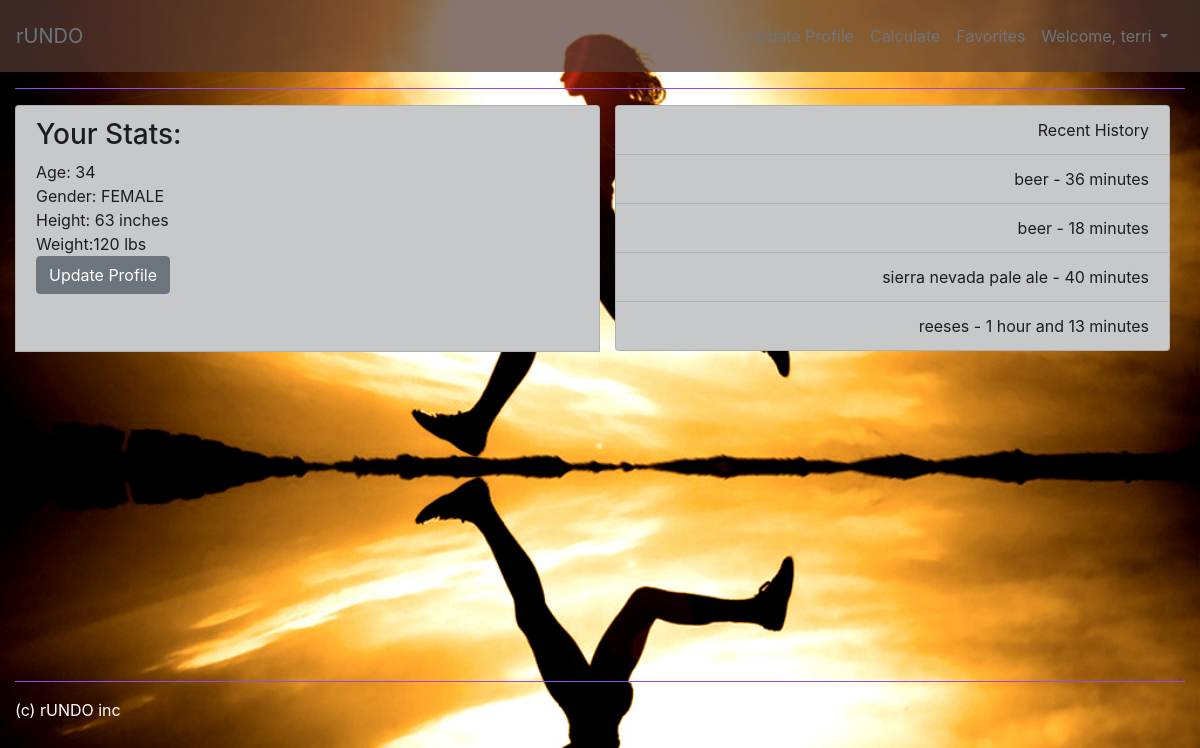
Before: /profile/ (signed in) with the older database file.
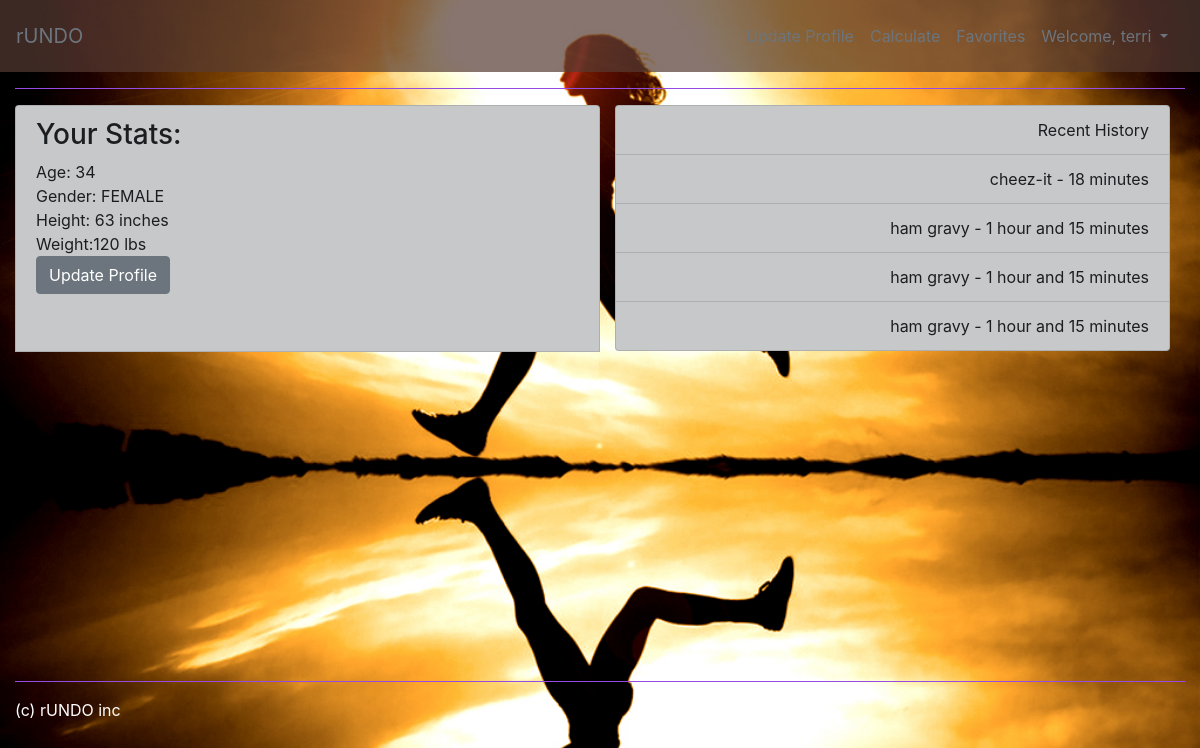
After: the same page with the newer database file.
### RunDoApp/models.py (models this page shows, shortened)
class FoodData(models.Model):
        food_name = models.CharField(max_length=100)
        serving_size = models.FloatField()                 #'3' oz, '5' cup, etc.
        serving_units = models.CharField(max_length=30)       #tbsp, oz, cup, etc
        serving_calories = models.FloatField()
        user_servings = models.FloatField()           #how much user ate
        total_calories = models.FloatField()
        user = models.ForeignKey(User)
        timestamp = models.DateTimeField(default=timezone.now)
        exerciseCapacity = models.ForeignKey(ExerciseCapacity, on_delete=models.CASCADE)
        time_to_run = models.FloatField()
        def __str__(self):
            return self.food_name + " " + str(self.total_calories)
        def get_readable_time(self):
            time_hours = self.time_to_run
            minutes = round(time_hours * 60)
            if minutes < 60:
                return str(minutes) + ' minutes'
            hours = int(minutes / 60)
            minutes -= hours * 60
            output = ''
            if hours == 1:
                output += '1 hour'
            else:
                output += str(hours) + ' hours'
            if minutes > 0:
                output += ' and ' + str(minutes) + ' minutes'
            return output

### RunDoApp/views.py (the view)
# urls.py: url(r'^profile/$', views.profile, name='profile'),
def profile(request):
    profile = get_object_or_404(UserProfile, user=request.user)
    data = FoodData.objects.filter(user=request.user)
    most_recent_history = FoodData.objects.filter(user=request.user).order_by('-timestamp')[:4]
    print(most_recent_history)
    context = {'profile': profile, 'data': data, 'most_recent_history': most_recent_history}
    return render(request, 'RunDoApp/profile.html', context)

### RunDoApp/templates/RunDoApp/profile.html
{% extends 'RunDoApp/base.html' %}
{% block content %}
<div class="container-fluid">
    <div class="row">
        <div class="col-sm-6 text-left list-group-item list-group-item-dark" id="">
        <h3>Your Stats:</h3>
            <div>Age: {{profile.age}}</div>
            <div>Gender: {{profile.gender}}</div>
            <div>Height: {{profile.height}} inches</div>
            <div>Weight:{{profile.weight}} lbs</div>
           <a type="submit" class="btn btn-secondary btn-md" href="{% url 'RunDoApp:updateProfile' %}">Update Profile</a>
        </div>
        <div class="col-sm-6 text-right">
            <ul class="list-group" style="color:black">
                <li class="list-group-item list-group-item-dark">Recent History</li>
                {% for history in most_recent_history %}
                   <li class="list-group-item list-group-item-dark">{{history.food_name}} - {{history.get_readable_time}}</li>
                {% endfor %}
            </ul>
        </div>
    </div>
</div>
{% endblock %}

Changed rows visible on the page:
no longer on this page (row unchanged): FoodData: food_name "beer", get_readable_time "36 minutes"
no longer on this page (row unchanged): FoodData: food_name "beer", get_readable_time "18 minutes"
no longer on this page (row unchanged): FoodData: food_name "sierra nevada pale ale", get_readable_time "40 minutes"
no longer on this page (row unchanged): FoodData: food_name "reeses", get_readable_time "1 hour and 13 minutes"
added FoodData: food_name "cheez-it", get_readable_time "18 minutes"
added FoodData: food_name "ham gravy", get_readable_time "1 hour and 15 minutes"
added FoodData: food_name "ham gravy", get_readable_time "1 hour and 15 minutes"
added FoodData: food_name "ham gravy", get_readable_time "1 hour and 15 minutes"
